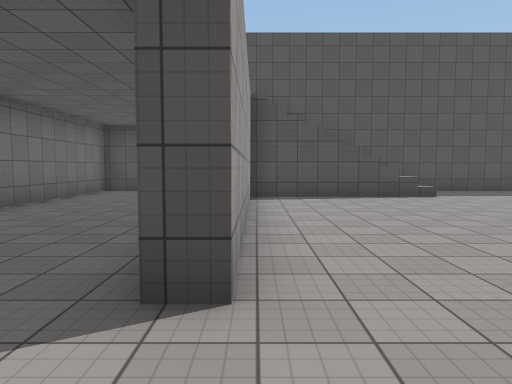
view 1 (above)

18 first-person views from a walk through a scene from a Unity 3-D project. The camera is 1.5 m above the floor, tilts 4° down and sees 70° across. The floor is counted in squares, 2 m on a side. Each view is taken from the middle of a square. On the plan, view 1 faces up. The plan holds only what a view shows up to about 11 squares ahead; the rest is blank. The place goes on beyond the plan. The player is left out. Surface patterns are stand-ins for the level's own textures.

view 2
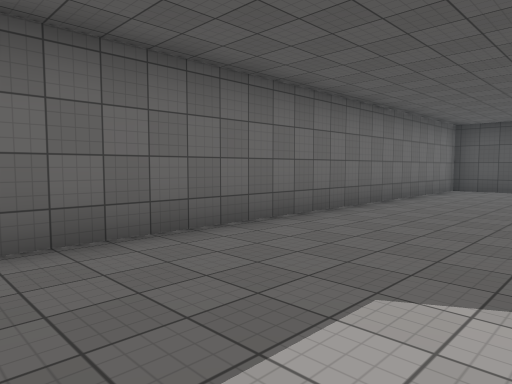

view 3
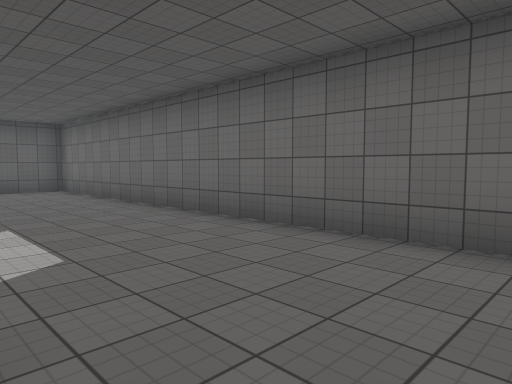

view 4
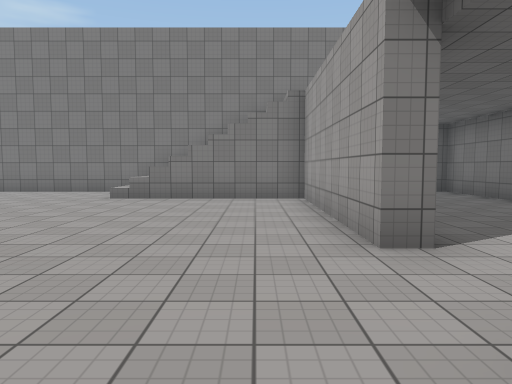

view 5
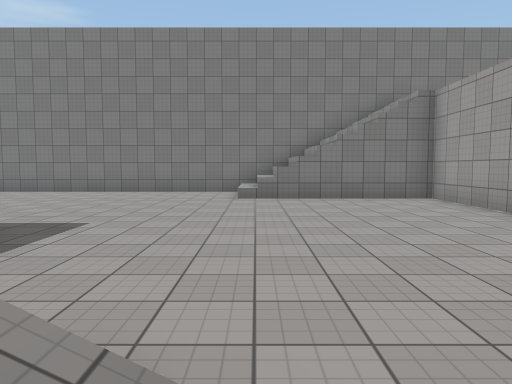

view 6
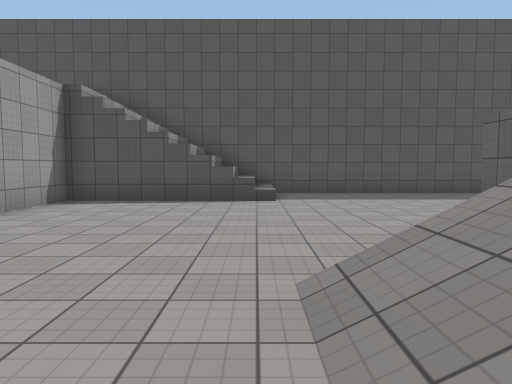

view 7
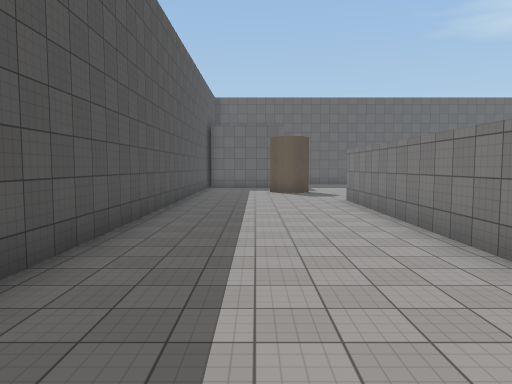

view 8
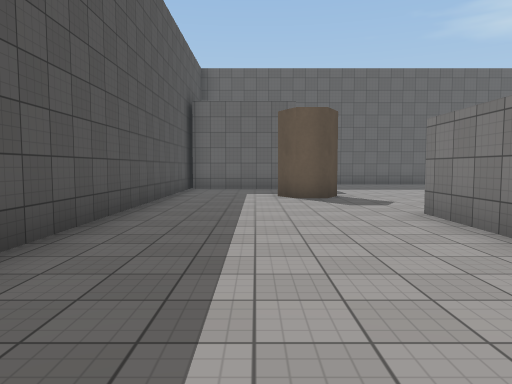

view 9
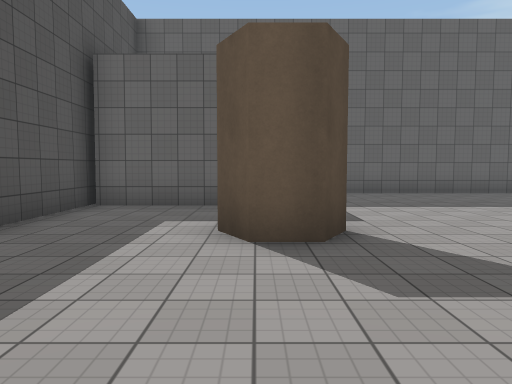

view 10
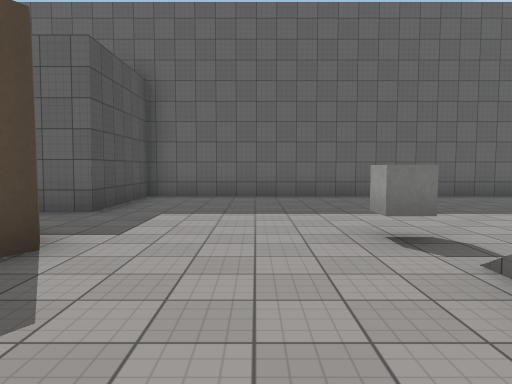

view 11
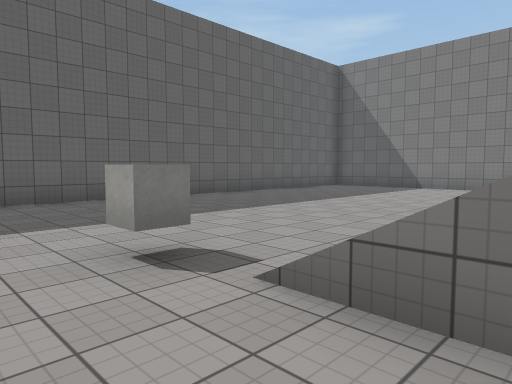

view 12
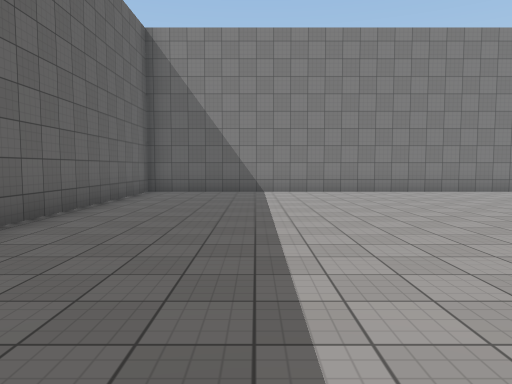

view 13
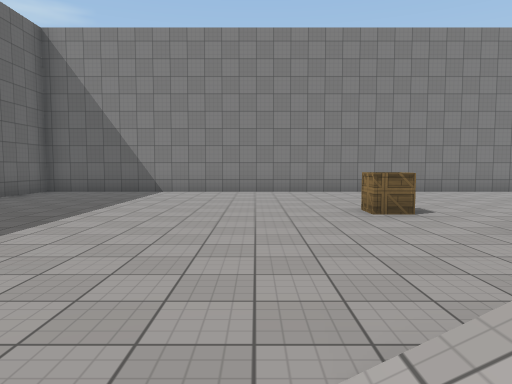

view 14
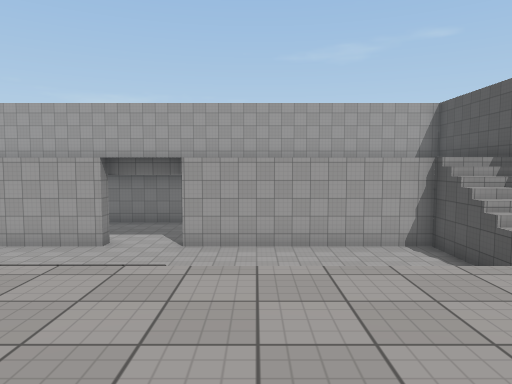

view 15
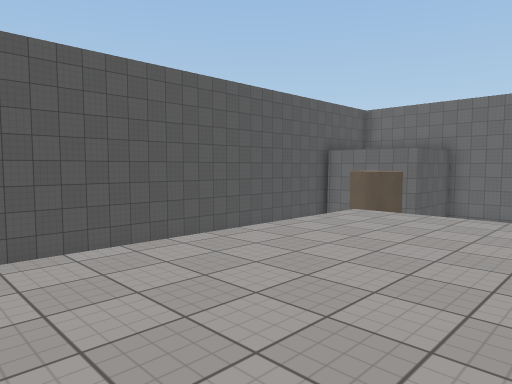

view 16
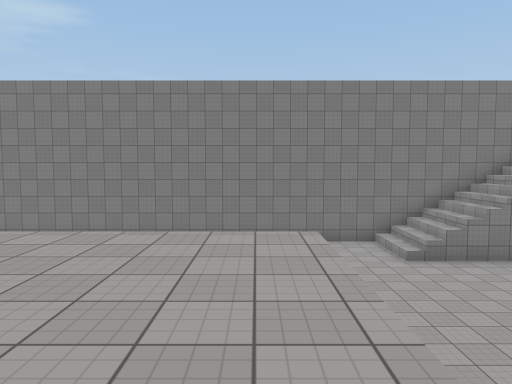

view 17
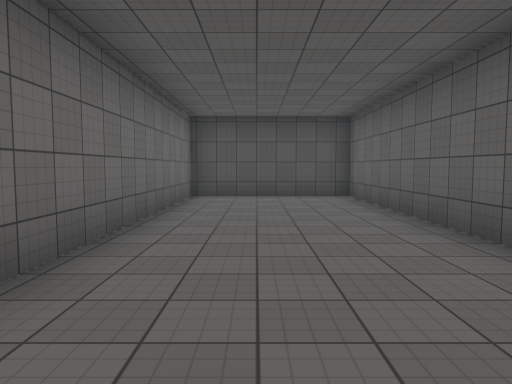

view 18
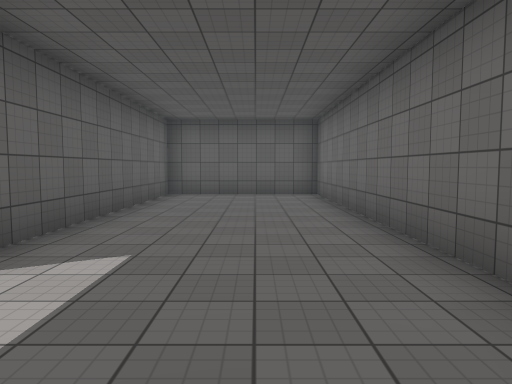

### Floor plan
Key: @ floor where view 1 was taken; # wall or solid block; . main floor; : floor 3 m higher than the main floor; / step, stairs or slope; v drop or lower ground; C cube; R crate.
Columns run from 5 left of view 1 to 25 right of it. Each row starts with its distance up from view 1.
 12 ###########################
 11 #.... ////................#
 10 #.... ////................#
  9 #....#vv#/................#
  8 #....#.................#..#####
  7 #....#.................#......#
  6 #....#.......:::::::/.........#
  5 #....#.......:::::::/.........#
  4 #....#.......:::::::/.........#
  3 #....#....///:::::   //.C.....#
  2 #....#..../ /::       /.......#
  1 #............:::     .........#
  0 #....@.......:::     .........#
 -1 #....#.......///    /.........#
 -2 #....#........     ...........#
 -3 #....#........     ..R........#
 -4 #....#.........   ............#
 -5 #....#.......... .............#
 -6 #.... ////...... .............#
 -7 #.... ////....................#
 -8 ###############################

Where each view was taken, in squares from view 1:
view 1: 0 up, 0 right, facing up
view 2: 1 down, 1 left, facing up-left
view 3: 4 up, 1 left, facing down-left
view 4: 3 up, 1 right, facing down
view 5: 3 up, 4 right, facing down
view 6: 1 up, 4 right, facing up
view 7: 9 up, 4 right, facing right
view 8: 9 up, 9 right, facing right
view 9: 8 up, 14 right, facing right
view 10: 5 up, 15 right, facing right
view 11: 5 up, 16 right, facing down-right
view 12: 3 up, 21 right, facing down
view 13: 3 up, 18 right, facing down
view 14: 4 up, 10 right, facing left
view 15: 3 up, 9 right, facing up-right
view 16: 3 up, 8 right, facing down
view 17: 2 up, 3 left, facing up
view 18: 2 up, 3 left, facing down
